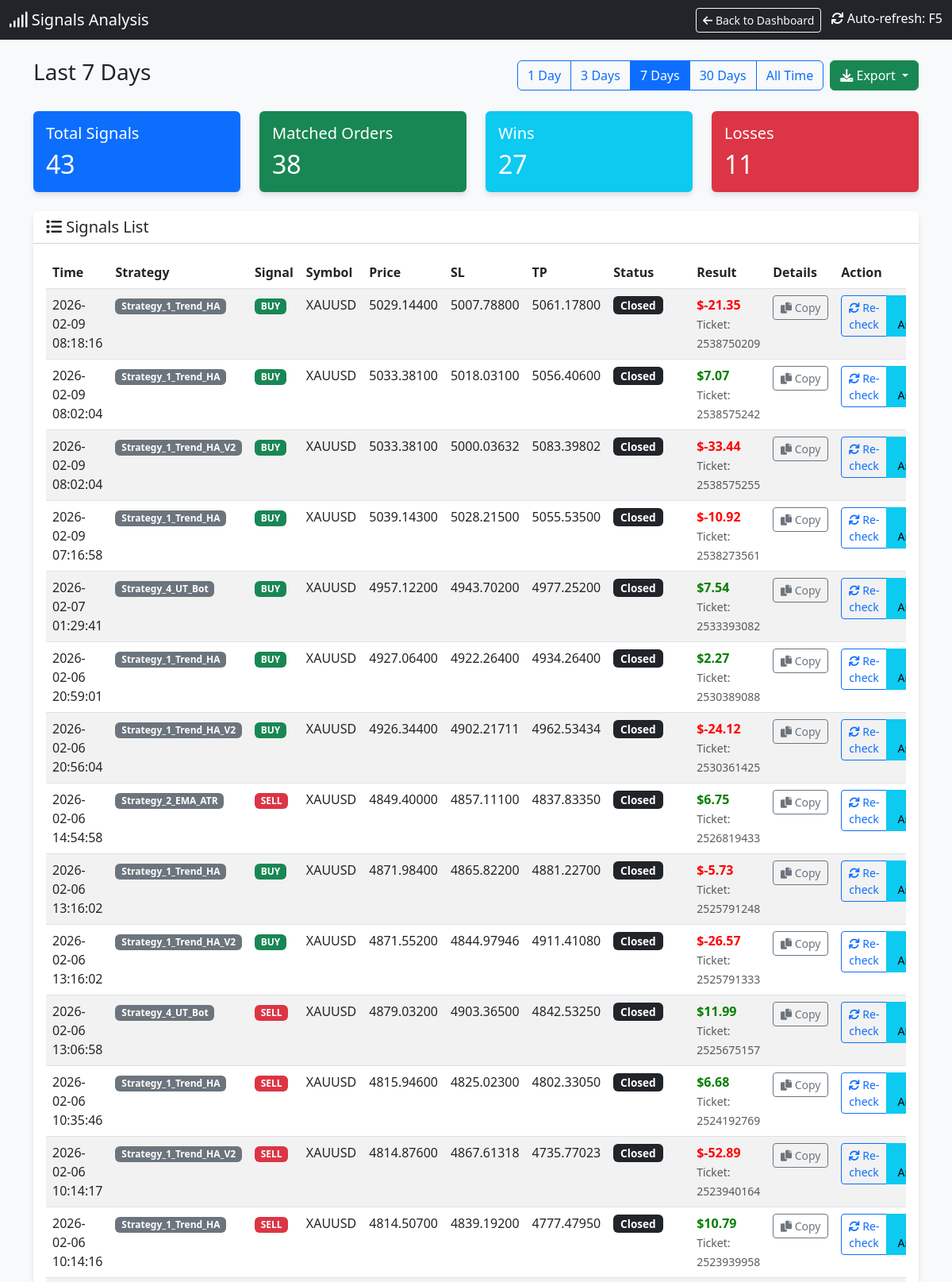
The app's page /signals (upper part) with its own data.
### tables this page shows
CREATE TABLE signals (
                id INTEGER PRIMARY KEY AUTOINCREMENT,
                timestamp DATETIME DEFAULT CURRENT_TIMESTAMP,
                strategy_name TEXT,
                symbol TEXT,
                signal_type TEXT,
                price REAL,
                sl REAL,
                tp REAL,
                indicators TEXT,
                status TEXT,
                account_id INTEGER DEFAULT 0
            );

CREATE TABLE orders (
                ticket INTEGER PRIMARY KEY,
                strategy_name TEXT,
                symbol TEXT,
                order_type TEXT,
                volume REAL,
                open_price REAL,
                sl REAL,
                tp REAL,
                open_time DATETIME,
                close_price REAL,
                profit REAL,
                comment TEXT,
                account_id INTEGER DEFAULT 0
            );

### dashboard.py (the view)
@app.route('/signals')
def signals_page():
    cur = get_db().cursor()
    days_param = request.args.get('days', '7')  # Default 7 days
    if days_param == "all":
        days = 36500
        filter_label = "All Time"
    else:
        try:
            days = int(days_param)
            filter_label = f"Last {days} Days"
        except:
            days = 7
            filter_label = "Last 7 Days"
    cutoff_date = datetime.now() - timedelta(days=days)
    cutoff_str = cutoff_date.strftime("%Y-%m-%d %H:%M:%S")
    cur.execute("SELECT * FROM signals WHERE timestamp >= ? ORDER BY timestamp DESC", (cutoff_str,))
    signals = cur.fetchall()
    signals_with_status = []
    for sig in signals:
        signal_dict = dict(sig)
        try:
            sig_timestamp = sig['timestamp']
            if isinstance(sig_timestamp, str):
                try:
                    sig_time = datetime.strptime(sig_timestamp, '%Y-%m-%d %H:%M:%S')
                except:
                    try:
                        sig_time = datetime.strptime(sig_timestamp, '%Y-%m-%d %H:%M:%S.%f')
                    except:
                        sig_time = datetime.fromisoformat(sig_timestamp.replace('Z', '+00:00'))
            else:
                sig_time = datetime.fromtimestamp(sig_timestamp)
            time_lower = (sig_time - timedelta(seconds=30)).strftime('%Y-%m-%d %H:%M:%S')
            time_upper = (sig_time + timedelta(seconds=30)).strftime('%Y-%m-%d %H:%M:%S')
        except Exception as e:
            time_lower = None
            time_upper = None
        matching_order = None
        if time_lower and time_upper:
            try:
                cur.execute("""
                    SELECT * FROM orders
                    WHERE strategy_name = ?
                    AND symbol = ?
                    AND order_type = ?
                    AND open_time BETWEEN ? AND ?
                    ORDER BY ABS(open_price - ?) ASC
                    LIMIT 1
                """, (sig['strategy_name'], sig['symbol'], sig['signal_type'], time_lower, time_upper, sig['price']))
                matching_order = cur.fetchone()
            except Exception as e:
                pass
        if matching_order:
            signal_dict['order_ticket'] = matching_order['ticket']
            signal_dict['order_profit'] = matching_order['profit']
            signal_dict['order_status'] = 'closed' if matching_order['profit'] is not None else 'open'
            signal_dict['has_order'] = True
        else:
            signal_dict['order_ticket'] = None
            signal_dict['order_profit'] = None
            signal_dict['order_status'] = 'not_found'
            signal_dict['has_order'] = False
        signals_with_status.append(signal_dict)
    total_signals = len(signals_with_status)
    matched_orders = len([s for s in signals_with_status if s['has_order']])
    wins = len([s for s in signals_with_status if s['has_order'] and s['order_profit'] is not None and s['order_profit'] > 0])
    losses = len([s for s in signals_with_status if s['has_order'] and s['order_profit'] is not None and s['order_profit'] < 0])
    cur.execute("SELECT DISTINCT strategy_name FROM orders ORDER BY strategy_name")
    strategies = [row['strategy_name'] for row in cur.fetchall()]
    return render_template('signals.html',
                         signals=signals_with_status,
                         total_signals=total_signals,
                         matched_orders=matched_orders,
                         wins=wins,
                         losses=losses,
                         current_filter=days_param,
                         filter_label=filter_label,
                         strategies=strategies)

### dashboard.py (called while the page is built)
def get_db():
    db = getattr(g, '_database', None)
    if db is None:
        db = g._database = sqlite3.connect(DB_PATH)
        db.row_factory = sqlite3.Row
    return db

@app.teardown_appcontext
def close_connection(exception):
    db = getattr(g, '_database', None)
    if db is not None:
        db.close()

def format_vn_time(value):
    if not value:
        return ""
    try:
        if isinstance(value, str):
            try:
                dt = datetime.strptime(value, "%Y-%m-%d %H:%M:%S")
            except ValueError:
                try:
                    dt = datetime.strptime(value, "%Y-%m-%d %H:%M:%S.%f")
                except ValueError:
                    dt = datetime.strptime(value, "%Y-%m-%d %H:%M")
        else:
            dt = value
        vn_time = dt + timedelta(hours=7)
        res = vn_time.strftime("%Y-%m-%d %H:%M:%S")
        return res
    except Exception as e:
        print(f"DEBUG: Error parsing '{value}': {e}")
        return value # Return original on error

### templates/signals.html (shortened to what this page needs)
<!DOCTYPE html>
<html lang="en">
<head>
    <link href="https://cdn.jsdelivr.net/npm/bootstrap@5.3.0/dist/css/bootstrap.min.css" rel="stylesheet">
    <link href="https://cdnjs.cloudflare.com/ajax/libs/font-awesome/6.0.0/css/all.min.css" rel="stylesheet">
</head>
<body>
    <nav class="navbar navbar-dark bg-dark mb-4">
        <div class="container-fluid">
            <span class="navbar-brand mb-0 h1"><i class="fas fa-signal"></i> Signals Analysis</span>
            <div>
                <a href="/" class="btn btn-outline-light btn-sm me-2">
                    <i class="fas fa-arrow-left"></i> Back to Dashboard
                </a>
                <span class="text-white"><i class="fas fa-sync"></i> Auto-refresh: F5</span>
            </div>
        </div>
    </nav>
    <div class="container mb-4">
        <div class="d-flex justify-content-between align-items-center">
            <h3>{{ filter_label }}</h3>
            <div class="d-flex gap-2">
                <div class="btn-group" role="group">
                    <a href="/signals?days=1" class="btn btn-outline-primary {% if current_filter == '1' %}active{% endif %}">1 Day</a>
                    <a href="/signals?days=3" class="btn btn-outline-primary {% if current_filter == '3' %}active{% endif %}">3 Days</a>
                    <a href="/signals?days=7" class="btn btn-outline-primary {% if current_filter == '7' %}active{% endif %}">7 Days</a>
                    <a href="/signals?days=30" class="btn btn-outline-primary {% if current_filter == '30' %}active{% endif %}">30 Days</a>
                    <a href="/signals?days=all" class="btn btn-outline-primary {% if current_filter == 'all' %}active{% endif %}">All Time</a>
                </div>
                <div class="btn-group" role="group">
                    <button type="button" class="btn btn-success dropdown-toggle" data-bs-toggle="dropdown" aria-expanded="false" title="Export to CSV">
                        <i class="fas fa-download"></i> Export
                    </button>
                </div>
            </div>
        </div>
    </div>
    <div class="container">
        <div class="row mb-4">
            <div class="col-md-3">
                <div class="card bg-primary text-white">
                    <div class="card-body">
                        <h5 class="card-title">Total Signals</h5>
                        <h2 class="card-text">{{ total_signals }}</h2>
                    </div>
                </div>
            </div>
            <div class="col-md-3">
                <div class="card bg-success text-white">
                    <div class="card-body">
                        <h5 class="card-title">Matched Orders</h5>
                        <h2 class="card-text">{{ matched_orders }}</h2>
                    </div>
                </div>
            </div>
            <div class="col-md-3">
                <div class="card bg-info text-white">
                    <div class="card-body">
                        <h5 class="card-title">Wins</h5>
                        <h2 class="card-text">{{ wins }}</h2>
                    </div>
                </div>
            </div>
            <div class="col-md-3">
                <div class="card bg-danger text-white">
                    <div class="card-body">
                        <h5 class="card-title">Losses</h5>
                        <h2 class="card-text">{{ losses }}</h2>
                    </div>
                </div>
            </div>
        </div>
        <div class="card">
            <div class="card-header bg-white">
                <h5 class="mb-0"><i class="fas fa-list"></i> Signals List</h5>
            </div>
            <div class="card-body">
                <div class="table-responsive">
                    <table class="table table-hover table-striped">
                        <thead>
                            <tr>
                                <th>Time</th>
                                <th>Strategy</th>
                                <th>Signal</th>
                                <th>Symbol</th>
                                <th>Price</th>
                                <th>SL</th>
                                <th>TP</th>
                                <th>Status</th>
                                <th>Result</th>
                                <th>Details</th>
                                <th>Action</th>
                            </tr>
                        </thead>
                        <tbody>
                            {% for sig in signals %}
                            <tr class="signal-row" id="signal-row-{{ sig.id }}">
                                <td>{{ sig.timestamp | to_vn_time }}</td>
                                <td><span class="badge bg-secondary">{{ sig.strategy_name }}</span></td>
                                <td>
                                    {% if sig.signal_type == 'BUY' %}
                                    <span class="badge badge-buy">BUY</span>
                                    {% else %}
                                    <span class="badge badge-sell">SELL</span>
                                    {% endif %}
                                </td>
                                <td>{{ sig.symbol }}</td>
                                <td>{{ "%.5f"|format(sig.price) }}</td>
                                <td>{{ "%.5f"|format(sig.sl) if sig.sl else '-' }}</td>
                                <td>{{ "%.5f"|format(sig.tp) if sig.tp else '-' }}</td>
                                <td id="status-{{ sig.id }}">
                                    {% if sig.has_order %}
                                        {% if sig.order_status == 'closed' %}
                                            <span class="badge bg-dark status-badge">Closed</span>
                                        {% else %}
                                            <span class="badge bg-warning status-badge">Open</span>
                                        {% endif %}
                                    {% else %}
                                        <span class="badge bg-secondary status-badge">Not Found</span>
                                    {% endif %}
                                </td>
                                <td id="result-{{ sig.id }}">
                                    {% if sig.has_order and sig.order_profit is not none %}
                                        <span class="{% if sig.order_profit >= 0 %}profit-pos{% else %}profit-neg{% endif %}">
                                            ${{ "%.2f"|format(sig.order_profit) }}
                                        </span>
                                        <br>
                                        <small class="text-muted">Ticket: {{ sig.order_ticket }}</small>
                                    {% elif sig.has_order %}
                                        <span class="text-muted">Running...</span>
                                    {% else %}
                                        <span class="text-muted">-</span>
                                    {% endif %}
                                </td>
                                <td id="details-{{ sig.id }}">
                                    <button class="btn btn-sm btn-outline-secondary copy-details-btn"
                                            data-signal-id="{{ sig.id }}"
                                            data-signal-data='{{ sig|tojson }}'
                                            title="Copy signal details">
                                        <i class="fas fa-copy"></i> Copy
                                    </button>
                                </td>
                                <td id="action-{{ sig.id }}">
                                    <div class="btn-group" role="group">
                                        {% if not sig.has_order %}
                                            <button class="btn btn-sm btn-primary check-mt5-btn" data-signal-id="{{ sig.id }}">
                                                <i class="fas fa-search"></i> Check MT5
                                            </button>
                                        {% else %}
                                            <button class="btn btn-sm btn-outline-primary check-mt5-btn" data-signal-id="{{ sig.id }}">
                                                <i class="fas fa-sync"></i> Re-check
                                            </button>
                                        {% endif %}
                                        <button class="btn btn-sm btn-info analyze-signal-btn" data-signal-id="{{ sig.id }}" title="Analyze signal">
                                             Analyze
                                        </button>
                                    </div>
                                </td>
                            </tr>
                            {% endfor %}
                        </tbody>
                    </table>
                </div>
            </div>
        </div>
    </div>
</body>
</html>

### templates/signals.html (style rules this page uses)
body { background-color: #f8f9fa; }
.card { box-shadow: 0 4px 6px rgba(0, 0, 0, 0.1); border: none; }
.profit-pos { color: green; font-weight: bold; }
.profit-neg { color: red; font-weight: bold; }
.badge-buy { background-color: #198754; }
.badge-sell { background-color: #dc3545; }
.status-badge { font-size: 0.85em; padding: 0.35em 0.65em; }
.signal-row { transition: background-color 0.2s; }
.copy-details-btn { min-width: 70px; }
.analyze-signal-btn { min-width: 80px; }

### records on screen
signals: timestamp|to_vn_time "2026-02-09 08:18:16", strategy_name "Strategy_1_Trend_HA", symbol "XAUUSD", price "5029.14400", sl "5007.78800", tp "5061.17800"
orders: order_profit "-21.35", order_ticket "2538750209"
signals: timestamp|to_vn_time "2026-02-09 08:02:04", strategy_name "Strategy_1_Trend_HA", symbol "XAUUSD", price "5033.38100", sl "5018.03100", tp "5056.40600"
orders: order_profit "7.07", order_ticket "2538575242"
signals: timestamp|to_vn_time "2026-02-09 08:02:04", strategy_name "Strategy_1_Trend_HA_V2", symbol "XAUUSD", price "5033.38100", sl "5000.03632", tp "5083.39802"
orders: order_profit "-33.44", order_ticket "2538575255"
signals: timestamp|to_vn_time "2026-02-09 07:16:58", strategy_name "Strategy_1_Trend_HA", symbol "XAUUSD", price "5039.14300", sl "5028.21500", tp "5055.53500"
orders: order_profit "-10.92", order_ticket "2538273561"
signals: timestamp|to_vn_time "2026-02-07 01:29:41", strategy_name "Strategy_4_UT_Bot", symbol "XAUUSD", price "4957.12200", sl "4943.70200", tp "4977.25200"
orders: order_profit "7.54", order_ticket "2533393082"
signals: timestamp|to_vn_time "2026-02-06 20:59:01", strategy_name "Strategy_1_Trend_HA", symbol "XAUUSD", price "4927.06400", sl "4922.26400", tp "4934.26400"
orders: order_profit "2.27", order_ticket "2530389088"
signals: timestamp|to_vn_time "2026-02-06 20:56:04", strategy_name "Strategy_1_Trend_HA_V2", symbol "XAUUSD", price "4926.34400", sl "4902.21711", tp "4962.53434"
orders: order_profit "-24.12", order_ticket "2530361425"
signals: timestamp|to_vn_time "2026-02-06 14:54:58", strategy_name "Strategy_2_EMA_ATR", symbol "XAUUSD", price "4849.40000", sl "4857.11100", tp "4837.83350"
orders: order_profit "6.75", order_ticket "2526819433"
signals: timestamp|to_vn_time "2026-02-06 13:16:02", strategy_name "Strategy_1_Trend_HA", symbol "XAUUSD", price "4871.98400", sl "4865.82200", tp "4881.22700"
orders: order_profit "-5.73", order_ticket "2525791248"
signals: timestamp|to_vn_time "2026-02-06 13:16:02", strategy_name "Strategy_1_Trend_HA_V2", symbol "XAUUSD", price "4871.55200", sl "4844.97946", tp "4911.41080"
orders: order_profit "-26.57", order_ticket "2525791333"
signals: timestamp|to_vn_time "2026-02-06 13:06:58", strategy_name "Strategy_4_UT_Bot", symbol "XAUUSD", price "4879.03200", sl "4903.36500", tp "4842.53250"
orders: order_profit "11.99", order_ticket "2525675157"
signals: timestamp|to_vn_time "2026-02-06 10:35:46", strategy_name "Strategy_1_Trend_HA", symbol "XAUUSD", price "4815.94600", sl "4825.02300", tp "4802.33050"
orders: order_profit "6.68", order_ticket "2524192769"
signals: timestamp|to_vn_time "2026-02-06 10:14:17", strategy_name "Strategy_1_Trend_HA_V2", symbol "XAUUSD", price "4814.87600", sl "4867.61318", tp "4735.77023"
orders: order_profit "-52.89", order_ticket "2523940164"
signals: timestamp|to_vn_time "2026-02-06 10:14:16", strategy_name "Strategy_1_Trend_HA", symbol "XAUUSD", price "4814.50700", sl "4839.19200", tp "4777.47950"
orders: order_profit "10.79", order_ticket "2523939958"

### other values on screen
{{ filter_label }} "Last 7 Days"
{{ total_signals }} "43"
{{ matched_orders }} "38"
{{ wins }} "27"
{{ losses }} "11"
